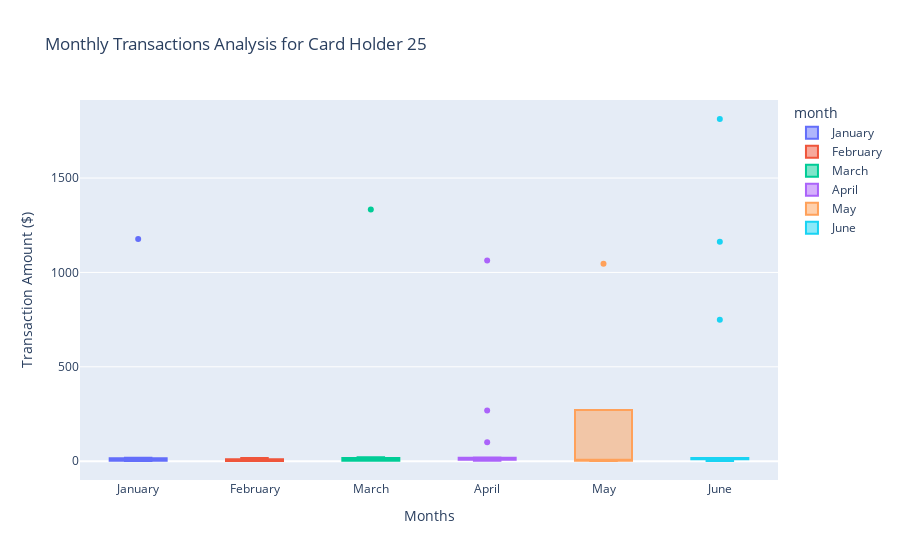

The code cell stored with this chart in its notebook:
### Code cell
# Creating the six box plots using plotly express
CH25_boxplot = px.box(df_jan_jun_2018_CH25,
        x='month',
        y='amount',
        color='month', title = 'Monthly Transactions Analysis for Card Holder 25'
)
CH25_boxplot.update_layout(xaxis_title='Months',yaxis_title='Transaction Amount ($)')
CH25_boxplot

### Figure 1 — Plotly figure (JSON) as saved in the notebook; plotly's stock layout.template omitted (floating-point values rounded to 4 significant figures)
{"data": [{"alignmentgroup": "True", "hovertemplate": "month=%{x}<br>amount=%{y}<extra></extra>", "legendgroup": "January", "marker": {"color": "#636efa"}, "name": "January", "notched": false, "offsetgroup": "January", "orientation": "v", "showlegend": true, "type": "box", "x": ["January", "January", "January", "January", "January", "January", "January", "January", "January", "January"], "x0": " ", "xaxis": "x", "y": [1.46, 10.74, 2.93, 1.39, 17.84, 1.65, 15.86, 2.22, 1177, 2.75], "y0": " ", "yaxis": "y"}, {"alignmentgroup": "True", "hovertemplate": "month=%{x}<br>amount=%{y}<extra></extra>", "legendgroup": "February", "marker": {"color": "#EF553B"}, "name": "February", "notched": false, "offsetgroup": "February", "orientation": "v", "showlegend": true, "type": "box", "x": ["February", "February", "February", "February", "February", "February", "February", "February", "February", "February"], "x0": " ", "xaxis": "x", "y": [10.75, 10.81, 5.97, 3.69, 16.7, 1.26, 2.63, 11.01, 0.91, 1.18], "y0": " ", "yaxis": "y"}, {"alignmentgroup": "True", "hovertemplate": "month=%{x}<br>amount=%{y}<extra></extra>", "legendgroup": "March", "marker": {"color": "#00cc96"}, "name": "March", "notched": false, "offsetgroup": "March", "orientation": "v", "showlegend": true, "type": "box", "x": ["March", "March", "March", "March", "March", "March", "March", "March", "March", "March", "March", "March", "March"], "x0": " ", "xaxis": "x", "y": [12.42, 16.58, 1334, 2.88, 2.04, 13.57, 10.1, 1.65, 3.08, 4.2, 2.56, 18.28, 21.04], "y0": " ", "yaxis": "y"}, {"alignmentgroup": "True", "hovertemplate": "month=%{x}<br>amount=%{y}<extra></extra>", "legendgroup": "April", "marker": {"color": "#ab63fa"}, "name": "April", "notched": false, "offsetgroup": "April", "orientation": "v", "showlegend": true, "type": "box", "x": ["April", "April", "April", "April", "April", "April", "April", "April", "April", "April", "April", "April", "April", "April", "April", "April"], "x0": " ", "xaxis": "x", "y": [100, 2.62, 7.08, 17.15, 1063, 10.15, 10.06, 269, 10.24, 7.39, 6.01, 20.03, 2.79, 10.02, 15.66, 16.5], "y0": " ", "yaxis": "y"}, {"alignmentgroup": "True", "hovertemplate": "month=%{x}<br>amount=%{y}<extra></extra>", "legendgroup": "May", "marker": {"color": "#FFA15A"}, "name": "May", "notched": false, "offsetgroup": "May", "orientation": "v", "showlegend": true, "type": "box", "x": ["May", "May", "May", "May", "May"], "x0": " ", "xaxis": "x", "y": [1.1, 1046, 12.15, 2.27, 5.97], "y0": " ", "yaxis": "y"}, {"alignmentgroup": "True", "hovertemplate": "month=%{x}<br>amount=%{y}<extra></extra>", "legendgroup": "June", "marker": {"color": "#19d3f3"}, "name": "June", "notched": false, "offsetgroup": "June", "orientation": "v", "showlegend": true, "type": "box", "x": ["June", "June", "June", "June", "June", "June", "June", "June", "June", "June", "June", "June", "June", "June"], "x0": " ", "xaxis": "x", "y": [1162, 749, 10.69, 11.88, 1.03, 10.15, 11.01, 16.29, 15.98, 1813, 16.61, 11.53, 5.24, 2.27], "y0": " ", "yaxis": "y"}], "layout": {"boxmode": "overlay", "legend": {"title": {"text": "month"}, "tracegroupgap": 0}, "title": {"text": "Monthly Transactions Analysis for Card Holder 25"}, "xaxis": {"anchor": "y", "categoryarray": ["January", "February", "March", "April", "May", "June"], "categoryorder": "array", "domain": [0, 1], "title": {"text": "Months"}}, "yaxis": {"anchor": "x", "domain": [0, 1], "title": {"text": "Transaction Amount ($)"}}}}
